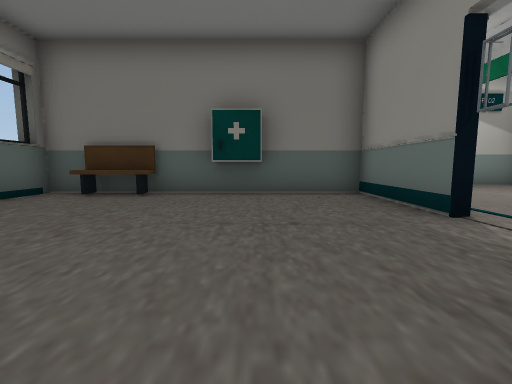
[1] (above)

22 first-person views from a walk through a Unity game level. The camera is 0.64 m above the floor, tilts 6° down and sees 90° across. The floor is counted in squares, 1 m on a side. Each view is taken from the middle of a square. On the plan, view 1 faces up. The plan holds only what a view shows up to about 9 squares ahead; the rest is blank. The place goes on beyond the plan. The player character is not drawn. Door leaves are left out, so doorways stand open. Some surface patterns are stand-ins.

[2]
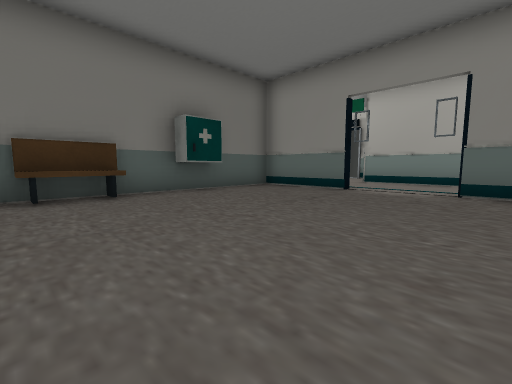

[3]
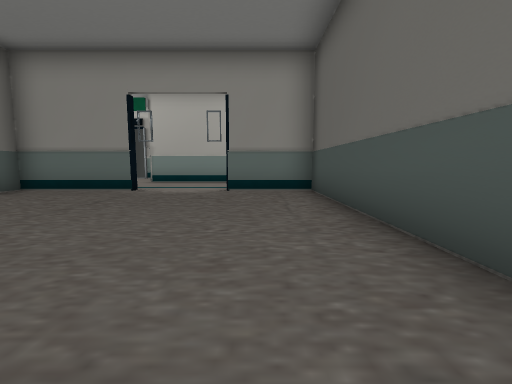

[4]
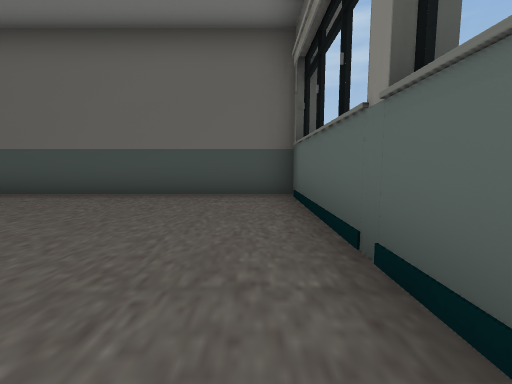

[5]
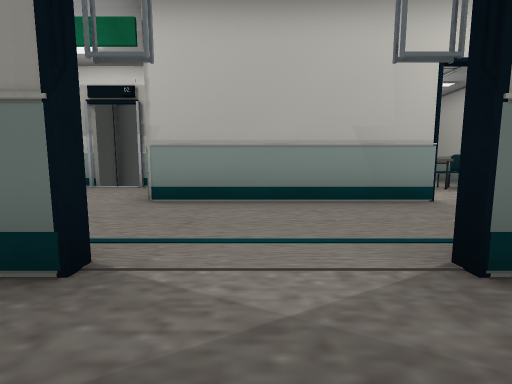

[6]
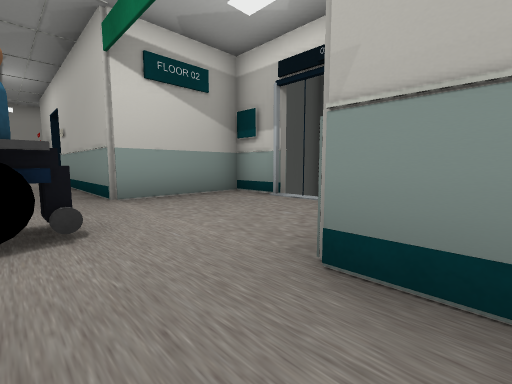

[7]
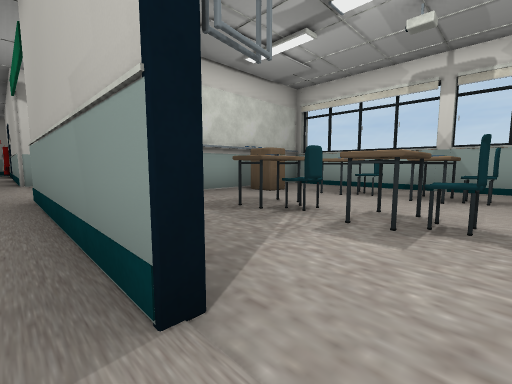

[8]
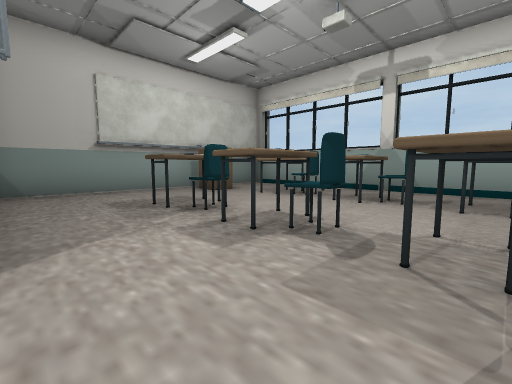

[9]
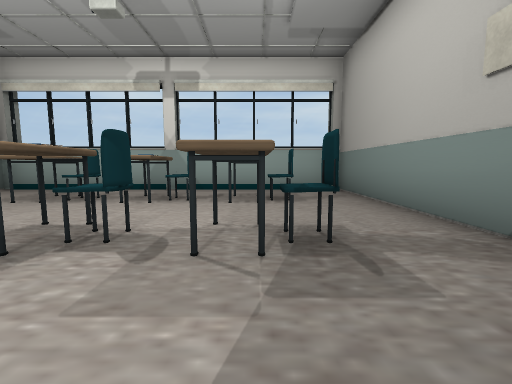

[10]
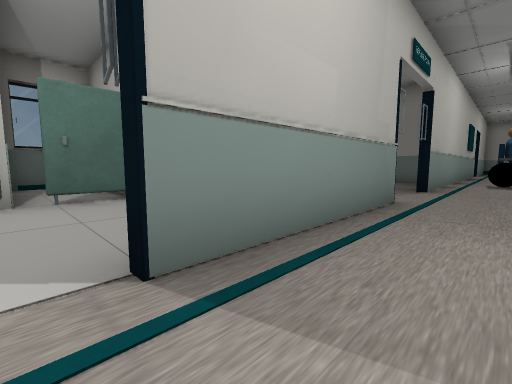

[11]
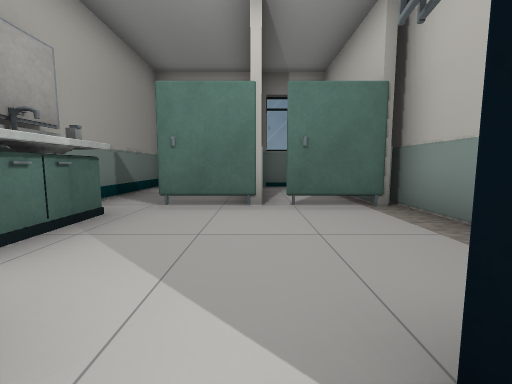

[12]
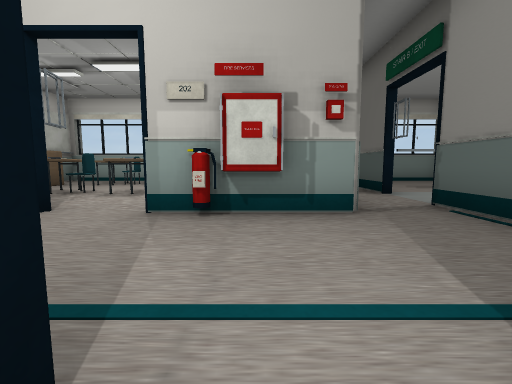

[13]
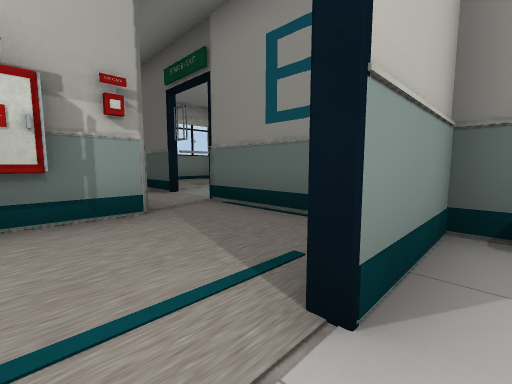

[14]
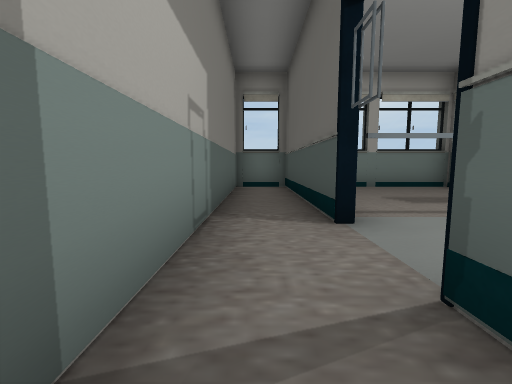

[15]
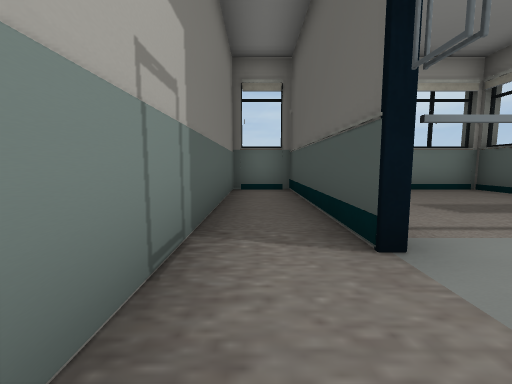

[16]
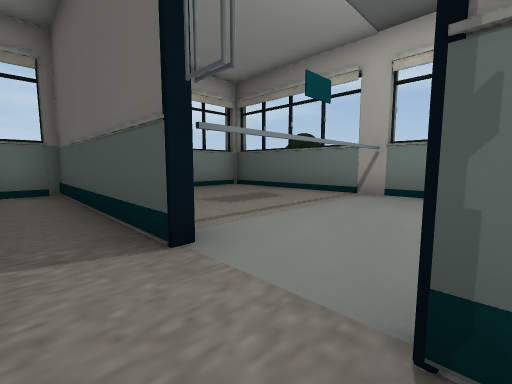

[17]
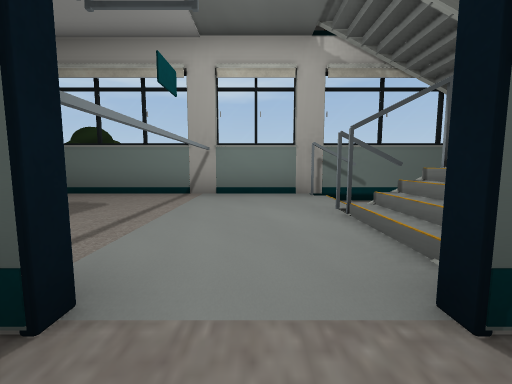

[18]
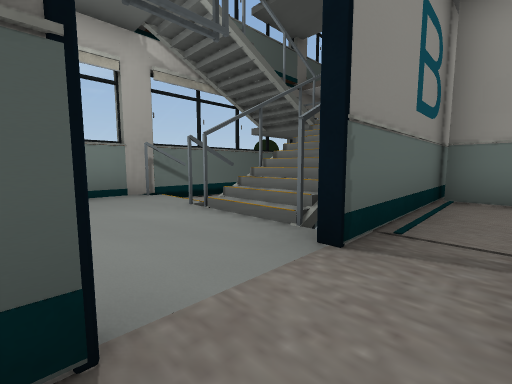

[19]
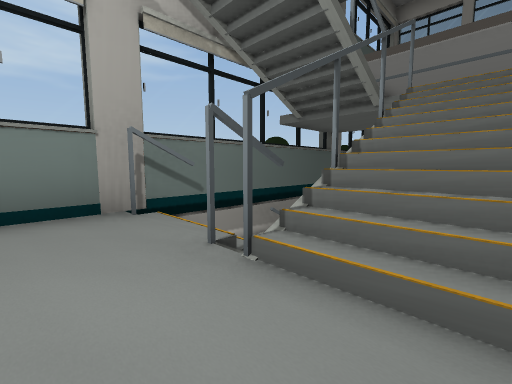

[20]
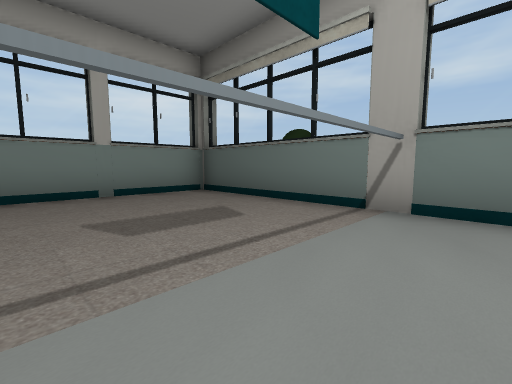

[21]
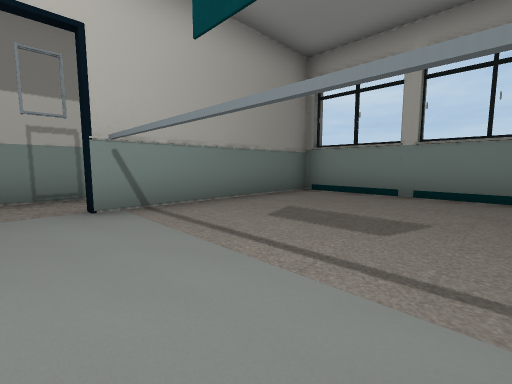

[22]
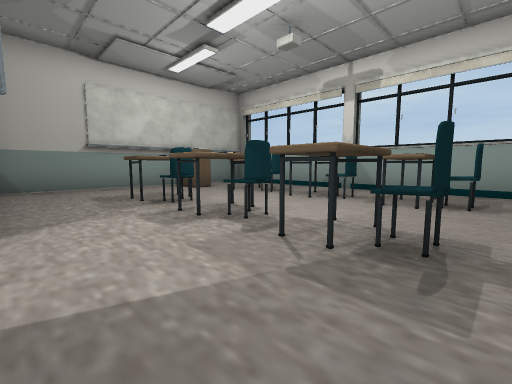

### Floor plan
Key: @ floor where view 1 was taken; # wall or solid block; . main floor; : floor 0.05 m higher than the main floor; / step, stairs or slope; D open door; = window, fence, low wall or low ledge; ^ raised ledge; v drop or lower ground; T thing the floor can be seen under or through; O other object.
Columns run from 5 left of view 1 to 13 right of it. Each row starts with its distance up from view 1.
 13           #
 12           #
 11           #
 10           #
  9          .##
  8          ..######
  7         #.....#
  6 ##O##O###O...D#
  5 #.O.OO..#.....#
  4 #.......#..########
  3 #......DD.##...## #
  2 #......DD.#....####
  1 #......DD.#.. ^^  #
  0 #....@.DD.#..O#.O #
 -1 #....####.#DD #^  #
 -2 ######..#....O#.O #
 -3 #  vO.DD#.O..^#^  #
 -4 #   #...:.O..O#.O #
 -5     O..#:.#########
 -6     ####..........#
 -7 ############DTT####
 -8      v ####=.T....#
 -9      v =//##.T....#
-10      v #####.T....#
-11         ####.T....#
-12         ###########

Positions as (right, up) in squares from view 1, and headings:
1: (0, 0), facing up
2: (-4, 0), facing up-right
3: (-4, 0), facing right
4: (-4, 4), facing down
5: (1, 2), facing right
6: (4, 3), facing up-right
7: (5, -2), facing up-right
8: (6, -3), facing up-right
9: (6, -3), facing right
10: (4, -4), facing up-left
11: (3, -4), facing left
12: (2, -4), facing right
13: (2, -4), facing down-right
14: (5, -6), facing right
15: (6, -6), facing right
16: (6, -6), facing down-right
17: (7, -6), facing down
18: (8, -6), facing down-left
19: (7, -8), facing down-left
20: (7, -8), facing down-right
21: (7, -11), facing up-right
22: (6, -4), facing up-right
